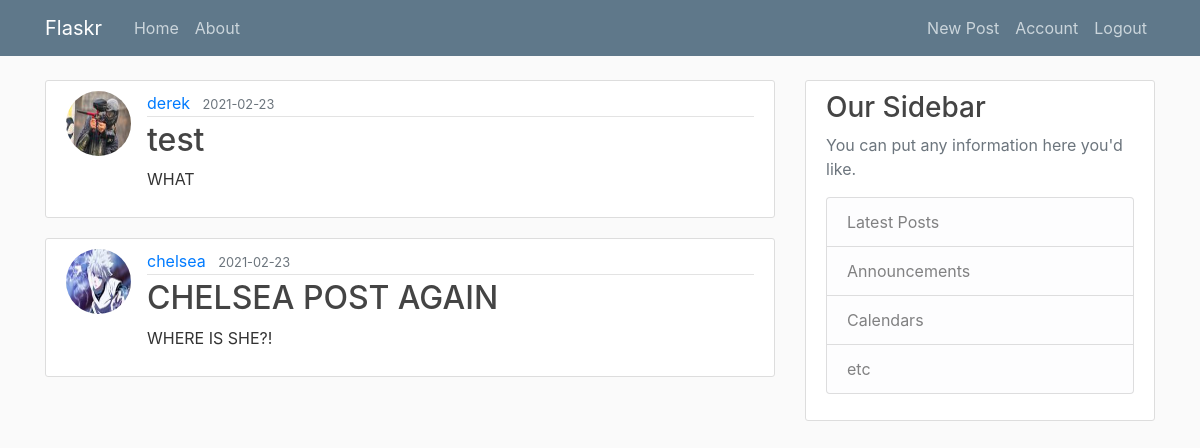
Screenshot of /home (signed in) with the database file from the repository.
### flaskr/models.py (models this page shows, shortened)
class Post(db.Model):
    id = db.Column(db.Integer, primary_key=True)
    title = db.Column(db.String(100), nullable=False)
    date_posted = db.Column(db.DateTime, nullable=False, default=datetime.utcnow)
    content = db.Column(db.Text, nullable=False)
    user_id = db.Column(db.Integer, db.ForeignKey('user.id'), nullable=False)

class User(db.Model, UserMixin):
    id = db.Column(db.Integer, primary_key=True)
    username = db.Column(db.String(20), unique=True, nullable=False)
    email = db.Column(db.String(120), unique=True, nullable=False)
    image_file = db.Column(db.String(120), nullable=False, default='default.jpg')
    password = db.Column(db.String(60), nullable=False)
    posts = db.relationship('Post', backref='author', lazy=True)

### flaskr/routes.py (the view)
@app.route("/")
@app.route("/home")
def home():
    posts = Post.query.all()
    return render_template("home.html", posts=posts)

### flaskr/models.py (called while the page is built)
@login_manager.user_loader
def load_user(user_id):
    return User.query.get(int(user_id))

### flaskr/templates/home.html
{% extends 'layout.html' %}
{% block content %}
    {% for post in posts %}
        <article class="media content-section">
            <img class="rounded-circle article-img" src="{{ url_for('static', filename='profile_pics/' + post.author.image_file )}}" >
            <div class="media-body">
                <div class="article-metadata">
                    <a class="mr-2" href="#">{{ post.author.username }}</a>
                    <small class="text-muted">{{ post.date_posted.strftime('%Y-%m-%d') }}</small>
                </div>
                <h2><a class="article-title" href="{{ url_for('post', post_id=post.id) }}">{{ post.title }}</a></h2>
                <p class="article-content">{{ post.content }}</p>
            </div>
        </article>
    {% endfor %}
{% endblock content %}

### flaskr/static/main.css (style rules this page uses)
body { background: #fafafa; color: #333333; margin-top: 5rem; }
h1, h2, h3, h4, h5, h6 { color: #444444; }
.content-section { background: #ffffff; padding: 10px 20px; border: 1px solid #dddddd; border-radius: 3px; margin-bottom: 20px; }
.article-title { color: #444444; }
.article-content { white-space: pre-line; }
.article-img { height: 65px; width: 65px; margin-right: 16px; }
.article-metadata { padding-bottom: 1px; margin-bottom: 4px; border-bottom: 1px solid #e3e3e3 }

### rows the page displays
Post: image_file (picture), author.username "derek", date_posted "2021-02-23", title "test", content "WHAT"
Post: image_file (picture), author.username "chelsea", date_posted "2021-02-23", title "CHELSEA POST AGAIN", content "WHERE IS SHE?!"
